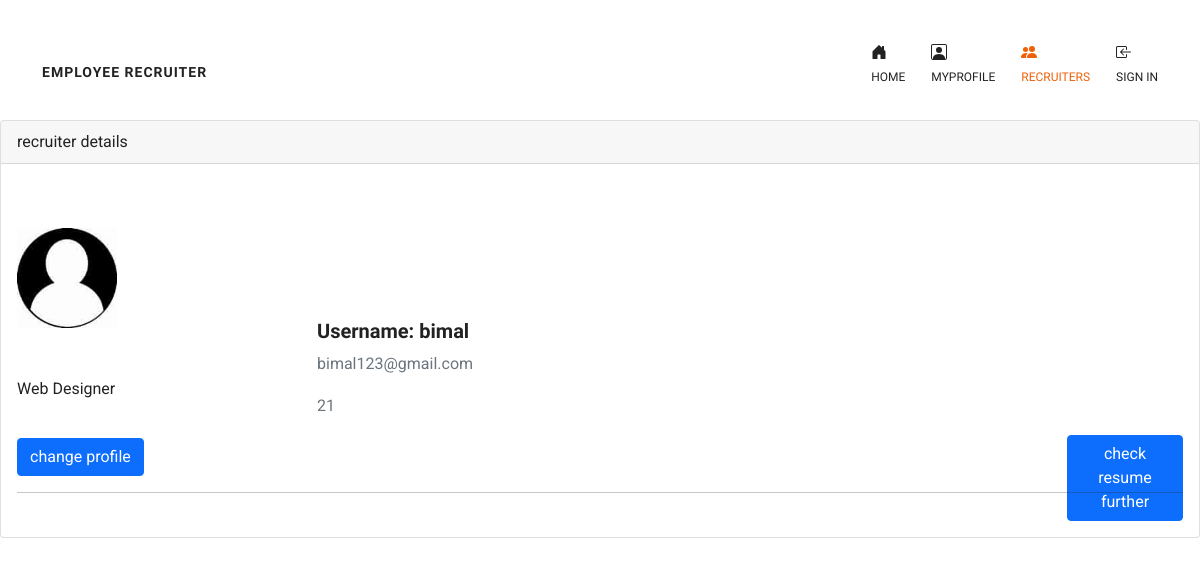
The page /recruiters on the database as committed earlier.
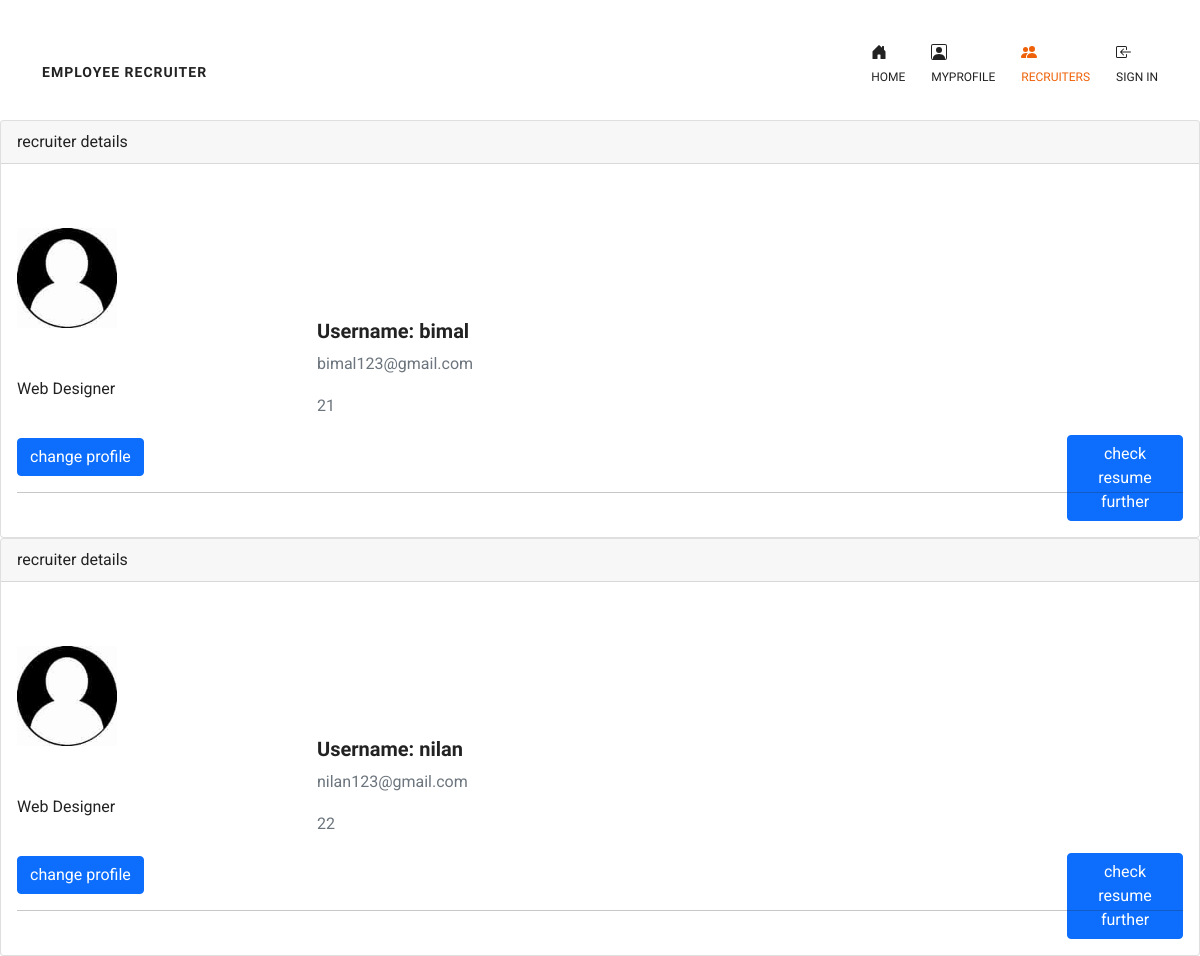
The same page on the database as committed later.
### app.py (models this page shows, shortened)
class User(UserMixin, db.Model):
    id = db.Column(db.Integer, primary_key=True)
    username = db.Column(db.String(15),unique=True)
    email = db.Column(db.String(50),unique=True)
    password = db.Column(db.String(80))
    image_file = db.Column(db.String(20), nullable=False, default="download.jpg")
    phonenumber = db.Column(db.String(50),unique=True)
    address = db.Column(db.String(50),unique=True)
    usertype = db.Column(db.String(50),unique=True)
    messages_sent = db.relationship(
        'Message',
        foreign_keys='Message.sender_id',
        backref='author',
        lazy='dynamic')
    messages_received = db.relationship(
        'Message',
        foreign_keys='Message.recipient_id',
        backref='recipient',
        lazy='dynamic')
    last_message_read_time = db.Column(db.DateTime)

### app.py (the view)
@app.route('/recruiters',methods=["GET", "POST"])
def rview():
    users = User.query.all()
    return render_template("rec.html",users=users)

### templates/rec.html (shortened to what this page needs)
{% extends "base.html" %}
{% block content %}
<header class="header-content">
  <nav class="navbar navbar-expand-lg navbar-light">
     <div class="container">
      <a class="navbar-brand logo" href="#">Employee recruiter</a>
        <div class="collapse navbar-collapse" id="navbarCollapse">
           <ul class="navbar-nav main">
              <li class="nav-item">
                 <a href="{{ url_for('index') }}" class="nav-link"> <br>Home</a>
              </li>
              <li class="nav-item">
               <a href="{{ url_for('Myprofile') }}" class="nav-link"><br>MyProfile</a>
            </li>
          <li class="nav-item">
           <a href="{{ url_for('rview') }}" class="nav-link active "><br>recruiters</a>
        </li>
       <li class="nav-item">
        <a href="{{ url_for('login') }}" class="nav-link"><br>sign in</a>
     </li>
       </ul>
        </div>
     </div>
  </nav>
</header>
<div class="splitr">
    {% for user in users%}
     {% if user.usertype=="user as recruiter"%}
     <div class="card">
      <div class="card-header">
        recruiter details
      </div>
      <div class="card-body">
        <div class="split right">
        <img src="static\profilepic\{{user.image_file}}  "
            alt="Avatar" class="img-fluid my-5" style="width: 100px; align-items: center;" />
            <p>Web Designer</p>
        <a href="{{url_for('profileupdate')}}" class="btn btn-primary" style="margin-top:20px;">change profile</a>
        <hr>
        </div>
        <div class="splitl">
          <h5>Username: {{user.username}}</h5>
          <p class="text-muted">{{user.email}}</p>
          <p class="text-muted">{{user.id}}</p>
          <a href="{{url_for('cv')}}" class="btn btn-primary" style="margin-left:750px;">check resume further</a>
      </div>
      </div>
    </div>
     {% endif %}
    {% endfor %}
</div>
{% endblock content%}

### templates/base.html (shortened to what this page needs)
<!DOCTYPE html>
<html lang="en">
<head>
    <link href="https://cdn.jsdelivr.net/npm/bootstrap@5.1.3/dist/css/bootstrap.min.css" rel="stylesheet">
	<link rel="stylesheet" href="https://use.fontawesome.com/releases/v5.8.1/css/all.css">
	<link rel="stylesheet" href="{{ url_for('static', filename='css/animate.css') }}">
	<link rel="stylesheet" href="{{ url_for('static', filename='css/style.css') }}">
	<link href="https://unpkg.com/aos@2.3.1/dist/aos.css" rel="stylesheet">
</head>
<body>
    {% block content %}
    {% endblock %}
</body>
</html>

### static/css/style.css (style rules this page uses)
* { -webkit-box-sizing: border-box; -moz-box-sizing: border-box; -ms-box-sizing: border-box; -o-box-sizing: border-box; box-sizing: border-box; }
html { width: 100%; height: 100%; overflow: scroll; }
.navbar-nav { margin-left: auto; }
body { font-size: 16px; font-weight: normal !important; font-family: "Roboto", sans-serif; line-height: 26px; color: #222; }
img { max-width: 100%; height: auto; }
a { border: none; text-decoration: none; -webkit-transition: all 300ms ease-in-out; -moz-transition: all 300ms ease-in-out; -ms-transition: all 300ms ease-in-out; -o-transition: all 300ms ease-in-out; transition: all 300ms ease-in-out; }
h1, h2, h3, h4, h5, h6 { color: #222; font-weight: bold; font-family: "Raleway", sans-serif; }
ul, li { list-style: none; margin: 0px; padding: 0px; }
header.header-content { position: absolute; width: 100%; padding-top: 30px; padding-bottom: 20px; top: 0; z-index: 999; }
nav .navbar-brand.logo { color: #fff; text-transform: uppercase; letter-spacing: 1px; font-size: 14px; padding-top: 20px; font-weight: 600; font-family: "Raleway", sans-serif; }
nav.navbar .nav-item { padding: 0 13px 0 13px; font-family: "Raleway", sans-serif; color: #fff; }
nav.navbar ul.navbar-nav li.nav-item a.nav-link { font-size: 12px; font-weight: 500; color: #fff; padding: 0; position: relative; text-transform: uppercase; }
nav.navbar ul.navbar-nav li.nav-item a.active { color: #ef6108; }
nav.navbar .nav-item:first-child { padding-left: 0; }
nav.navbar .nav-item:last-child { padding-right: 0; }

### templates/rec.html (style rules this page uses)
nav .navbar-brand.logo { color: #222; }
nav.navbar ul.navbar-nav li.nav-item a.active { color: #ef6108 !important; }
nav.navbar .nav-item { padding: 0 13px 0 13px; font-family: "Raleway", sans-serif; color: #222; }
nav.navbar ul.navbar-nav li.nav-item a.nav-link { font-size: 12px; font-weight: 500; color: #222; padding: 0; position: relative; text-transform: uppercase; }
.splitr { margin-top: 100px; height: 100px; width:100%; padding-top:20px; }
.splitl { margin-top: 100px; margin-left: 300px; margin-top: -190px; }

Rows that differ between the two databases and show on the page:
added User: image_file (picture), username "nilan", email "nilan123@gmail.com", id "22"
